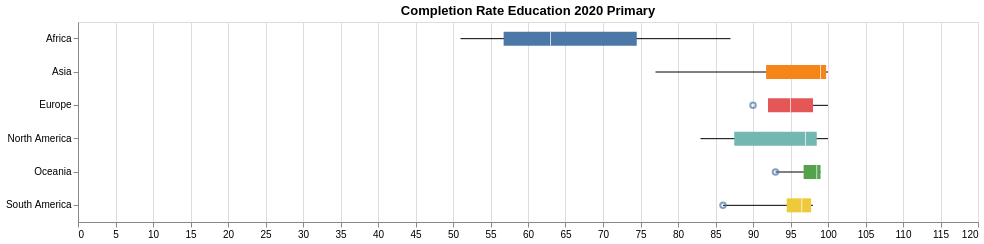

Describe this chart as a Vega-Lite specification.
### Vega-Lite specification from a JSON file in a GitHub repository (floating-point values rounded to 4 significant figures)
{"$schema": "https://vega.github.io/schema/vega-lite/v5.json", "title": "Completion Rate Education 2020 Primary", "width": 900, "height": 200, "data": {"values": [{"Species": "Africa", "lower": 51, "q1": 56.75, "median": 63, "q3": 74.5, "upper": 87, "outliers": []}, {"Species": "Asia", "lower": 77, "q1": 91.75, "median": 99, "q3": 99.75, "upper": 100, "outliers": []}, {"Species": "Europe", "lower": 93, "q1": 92, "median": 95, "q3": 98, "upper": 100, "outliers": [90]}, {"Species": "North America", "lower": 83, "q1": 87.5, "median": 97, "q3": 98.5, "upper": 100, "outliers": []}, {"Species": "Oceania", "lower": 93, "q1": 96.75, "median": 98.5, "q3": 99, "upper": 99, "outliers": [93]}, {"Species": "South America", "lower": 86, "q1": 94.5, "median": 96.5, "q3": 97.75, "upper": 98, "outliers": [86]}]}, "encoding": {"y": {"field": "Species", "type": "nominal", "title": null}, "tooltip": [{"field": "Species", "type": "nominal", "title": "Country"}, {"field": "lower", "type": "quantitative", "title": "Minimum"}, {"field": "q1", "type": "quantitative", "format": ",.2f", "title": "Q1"}, {"field": "median", "type": "quantitative", "format": ",.2f", "title": "Median"}, {"field": "q3", "type": "quantitative", "format": ",.2f", "title": "Q3"}, {"field": "upper", "type": "quantitative", "title": "Maximum"}]}, "layer": [{"mark": {"type": "rule"}, "encoding": {"x": {"field": "lower", "type": "quantitative", "scale": {"domain": [0, 120]}, "title": null}, "x2": {"field": "upper"}}}, {"mark": {"type": "bar", "size": 14}, "encoding": {"x": {"field": "q1", "type": "quantitative"}, "x2": {"field": "q3"}, "color": {"field": "Species", "type": "nominal", "legend": null}}}, {"mark": {"type": "tick", "color": "white", "size": 14}, "encoding": {"x": {"field": "median", "type": "quantitative"}}}, {"transform": [{"flatten": ["outliers"]}], "mark": {"type": "point", "style": "boxplot-outliers"}, "encoding": {"x": {"field": "outliers", "type": "quantitative"}}}]}
